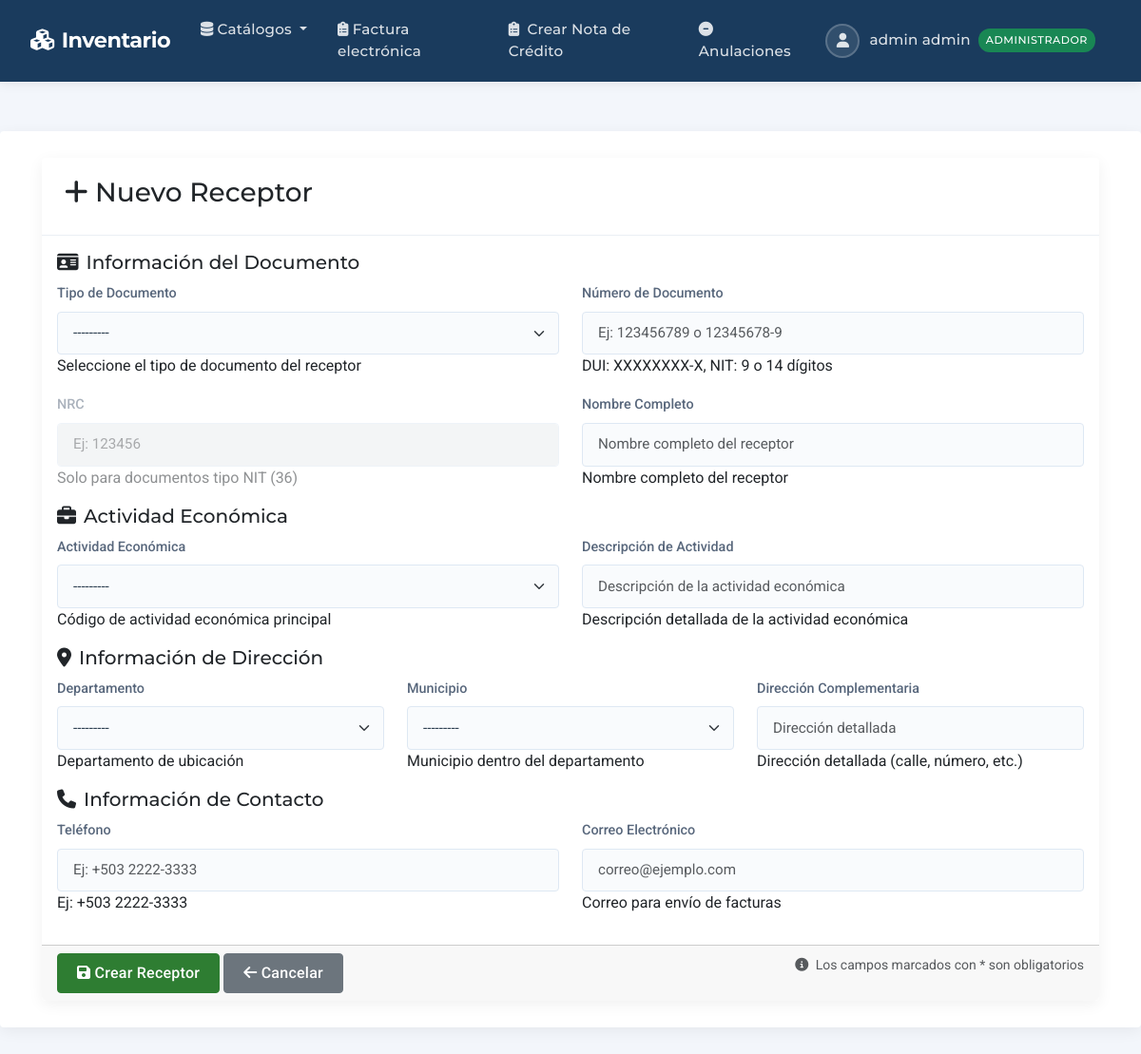
/dte/receptores/nuevo/ (signed in), run on the app's committed database.
### productos/models.py (models this page shows, shortened)
class Usuario(AbstractUser):
    rol = models.ForeignKey(
        Rol, on_delete=models.SET_NULL,
        null=True, verbose_name='Rol',
        default=get_default_rol
    )
    dui = models.CharField('DUI', max_length=9, unique=True)
    SEXO_CHOICES = [('M','Masculino'), ('F','Femenino')]
    sexo = models.CharField('Sexo', max_length=1, choices=SEXO_CHOICES)
    edad = models.PositiveIntegerField('Edad', null=True, blank=True)
    telefono = models.CharField('Teléfono', max_length=20, blank=True)
    activo = models.BooleanField('Usuario Activo', default=False,
                               help_text='Solo usuarios activos pueden acceder al sistema')
    sucursal = models.ForeignKey(
        'dte.Sucursal',
        on_delete=models.SET_NULL,
        null=True, blank=True,
        verbose_name='Sucursal Asignada',
        help_text='Sucursal a la que pertenece el usuario'
    )
    REQUIRED_FIELDS = ['email', 'first_name', 'last_name', 'dui']
    def puede_acceder(self):
        return (
            self.is_authenticated and
            self.is_active and
            self.activo and
            self.rol and
            self.rol.nombre == 'administrador'
        )

class Rol(models.Model):
    nombre = models.CharField('Nombre del rol', max_length=50)

### dte/views.py (the view, shortened to what this page needs)
# urls.py: path('receptores/nuevo/', ReceptorCreateView.as_view(), name='receptor_create'),
class ReceptorCreateView(View):
    template_name = 'receptor/form.html'
    def get(self, request):
        form = ReceptorCRUDForm()
        context = {
            'form': form,
            'tipos_documento': TipoDocReceptor.objects.all(),
            'departamentos': Departamento.objects.all(),
            'municipios': Municipio.objects.none(),
            'actividades_economicas': ActividadEconomica.objects.all(),
            'title': 'Nuevo Receptor'
        }
        return render(request, self.template_name, context)

### dte/templates/receptor/form.html (shortened to what this page needs)
{% extends 'productos/base.html' %}
{% load static %}
{% load crispy_forms_tags %}
{% block content %}
<div class="container-fluid">
    <div class="row">
        <div class="col-12">
            <div class="card">
                <div class="card-header">
                    <h3 class="card-title">
                        {% if object %}
                            <i class="fas fa-edit"></i> Editar Receptor: {{ object.nombre }}
                        {% else %}
                            <i class="fas fa-plus"></i> Nuevo Receptor
                        {% endif %}
                    </h3>
                </div>
                <form method="post" id="receptorForm" novalidate>
                    <div class="card-body">
                        <div class="form-section">
                            <h5><i class="fas fa-id-card me-2"></i>Información del Documento</h5>
                            <div class="row">
                                <div class="col-md-6">
                                    <div class="mb-3">
                                        <label for="{{ form.tipoDocumento.id_for_label }}" class="form-label required-field">
                                            {{ form.tipoDocumento.label }}
                                        </label>
                                        {{ form.tipoDocumento }}
                                        <div class="form-help">Seleccione el tipo de documento del receptor</div>
                                    </div>
                                </div>
                                <div class="col-md-6">
                                    <div class="mb-3">
                                        <label for="{{ form.numDocumento.id_for_label }}" class="form-label required-field">
                                            {{ form.numDocumento.label }}
                                        </label>
                                        {{ form.numDocumento }}
                                        <div class="form-help">
                                            DUI: XXXXXXXX-X, NIT: 9 o 14 dígitos
                                        </div>
                                    </div>
                                </div>
                            </div>
                            <div class="row">
                                <div class="col-md-6">
                                    <div class="mb-3">
                                        <label for="{{ form.nrc.id_for_label }}" class="form-label">
                                            {{ form.nrc.label }}
                                        </label>
                                        {{ form.nrc }}
                                        <div class="form-help">Solo para documentos tipo NIT (36)</div>
                                    </div>
                                </div>
                                <div class="col-md-6">
                                    <div class="mb-3">
                                        <label for="{{ form.nombre.id_for_label }}" class="form-label required-field">
                                            {{ form.nombre.label }}
                                        </label>
                                        {{ form.nombre }}
                                        <div class="form-help">Nombre completo del receptor</div>
                                    </div>
                                </div>
                            </div>
                        </div>
                        <div class="form-section">
                            <h5><i class="fas fa-briefcase me-2"></i>Actividad Económica</h5>
                            <div class="row">
                                <div class="col-md-6">
                                    <div class="mb-3">
                                        <label for="{{ form.codActividad.id_for_label }}" class="form-label">
                                            {{ form.codActividad.label }}
                                        </label>
                                        {{ form.codActividad }}
                                        <div class="form-help">Código de actividad económica principal</div>
                                    </div>
                                </div>
                                <div class="col-md-6">
                                    <div class="mb-3">
                                        <label for="{{ form.descActividad.id_for_label }}" class="form-label">
                                            {{ form.descActividad.label }}
                                        </label>
                                        {{ form.descActividad }}
                                        <div class="form-help">Descripción detallada de la actividad económica</div>
                                    </div>
                                </div>
                            </div>
                        </div>
                        <div class="form-section">
                            <h5><i class="fas fa-map-marker-alt me-2"></i>Información de Dirección</h5>
                            <div class="row">
                                <div class="col-md-4">
                                    <div class="mb-3">
                                        <label for="{{ form.departamento.id_for_label }}" class="form-label">
                                            {{ form.departamento.label }}
                                        </label>
                                        {{ form.departamento }}
                                        <div class="form-help">Departamento de ubicación</div>
                                    </div>
                                </div>
                                <div class="col-md-4">
                                    <div class="mb-3">
                                        <label for="{{ form.municipio.id_for_label }}" class="form-label">
                                            {{ form.municipio.label }}
                                        </label>
                                        {{ form.municipio }}
                                        <div class="form-help">Municipio dentro del departamento</div>
                                    </div>
                                </div>
                                <div class="col-md-4">
                                    <div class="mb-3">
                                        <label for="{{ form.complemento.id_for_label }}" class="form-label">
                                            {{ form.complemento.label }}
                                        </label>
                                        {{ form.complemento }}
                                        <div class="form-help">Dirección detallada (calle, número, etc.)</div>
                                    </div>
                                </div>
                            </div>
                        </div>
                        <div class="form-section">
                            <h5><i class="fas fa-phone me-2"></i>Información de Contacto</h5>
                            <div class="row">
                                <div class="col-md-6">
                                    <div class="mb-3">
                                        <label for="{{ form.telefono.id_for_label }}" class="form-label">
                                            {{ form.telefono.label }}
                                        </label>
                                        {{ form.telefono }}
                                        <div class="form-help">Ej: +503 2222-3333</div>
                                    </div>
                                </div>
                                <div class="col-md-6">
                                    <div class="mb-3">
                                        <label for="{{ form.correo.id_for_label }}" class="form-label">
                                            {{ form.correo.label }}
                                        </label>
                                        {{ form.correo }}
                                        <div class="form-help">Correo para envío de facturas</div>
                                    </div>
                                </div>
                            </div>
                        </div>
                    </div>
                    <div class="card-footer">
                        <button type="submit" class="btn btn-success">
                            <i class="fas fa-save"></i>
                            {% if object %}Actualizar{% else %}Crear{% endif %} Receptor
                        </button>
                        <a href="{% url 'dte:receptor_list' %}" class="btn btn-secondary">
                            <i class="fas fa-arrow-left"></i> Cancelar
                        </a>
                        <div class="float-end">
                            <small class="text-muted">
                                <i class="fas fa-info-circle me-1"></i>
                                Los campos marcados con * son obligatorios
                            </small>
                        </div>
                    </div>
                </form>
            </div>
        </div>
    </div>
</div>
{% endblock %}

### productos/templates/productos/base.html (shortened to what this page needs)
<!DOCTYPE html>
<html lang="es" class="h-100">
<head>
    <link rel="stylesheet" href="https://cdn.datatables.net/2.3.2/css/dataTables.bootstrap5.css">
    <link href="https://cdn.jsdelivr.net/npm/bootstrap@5.3.0/dist/css/bootstrap.min.css" rel="stylesheet">
    <link rel="stylesheet" href="https://cdnjs.cloudflare.com/ajax/libs/font-awesome/6.4.0/css/all.min.css">
    <link rel="stylesheet" href="https://cdnjs.cloudflare.com/ajax/libs/tom-select/2.4.3/css/tom-select.bootstrap5.min.css" />
</head>
<body class="d-flex flex-column min-vh-100">
    <nav class="navbar navbar-expand-lg navbar-dark">
        <div class="container-fluid">
            <a class="navbar-brand" href="{% url 'home' %}">
                <i class="fas fa-cubes me-2"></i>Inventario
            </a>
            <div class="collapse navbar-collapse" id="navbarMain">
                <ul class="navbar-nav me-auto">
                    {% if user.is_authenticated %}
                    <li class="nav-item dropdown">
                        <a class="nav-link dropdown-toggle" href="#" data-bs-toggle="dropdown">
                            <i class="fas fa-database me-1"></i>Catálogos
                        </a>
                    </li>
                    <li class="nav-item">
                        <a class="nav-link" href="{% url 'dte:factura_list' %}">
                            <i class="fas fa-clipboard-list me-1"></i>Factura electrónica
                        </a>
                    </li>
                    <li class="nav-item">
                        <a class="nav-link" href="{% url 'dte:crear_nota_credito' %}">
                            <i class="fas fa-clipboard-list me-1"></i> Crear Nota de Crédito
                        </a>
                    </li>
                    <li class="nav-item">
                        <a class="nav-link" href="{% url 'dte:anulacion_list' %}">
                            <i class="fas fa-minus-circle"></i> Anulaciones
                        </a>
                    </li>
                    {% endif %}
                </ul>
                <ul class="navbar-nav">
                    {% if user.is_authenticated %}
                    <li class="nav-item dropdown">
                        <a class="nav-link dropdown-toggle user-dropdown" href="#" data-bs-toggle="dropdown">
                            <span class="user-avatar">
                                <i class="fas fa-user"></i>
                            </span>
                            {{ user.first_name }} {{ user.last_name }}
                            {% if user.rol %}
                                {% if user.puede_acceder %}
                                    <span class="badge-role bg-success">{{ user.rol.nombre }}</span>
                                {% else %}
                                    <span class="badge-role bg-warning">{{ user.rol.nombre }} (Sin acceso)</span>
                                {% endif %}
                            {% else %}
                                <span class="badge-role bg-danger">Sin rol</span>
                            {% endif %}
                        </a>
                    </li>
                    {% endif %}
                </ul>
            </div>
        </div>
    </nav>
    <div class="main-content">
        <div class="container">
            {% block content %}{% endblock %}
        </div>
    </div>
</body>
</html>

### data on the page
Usuario: first_name "admin", last_name "admin", rol.nombre "ADMINISTRADOR"
